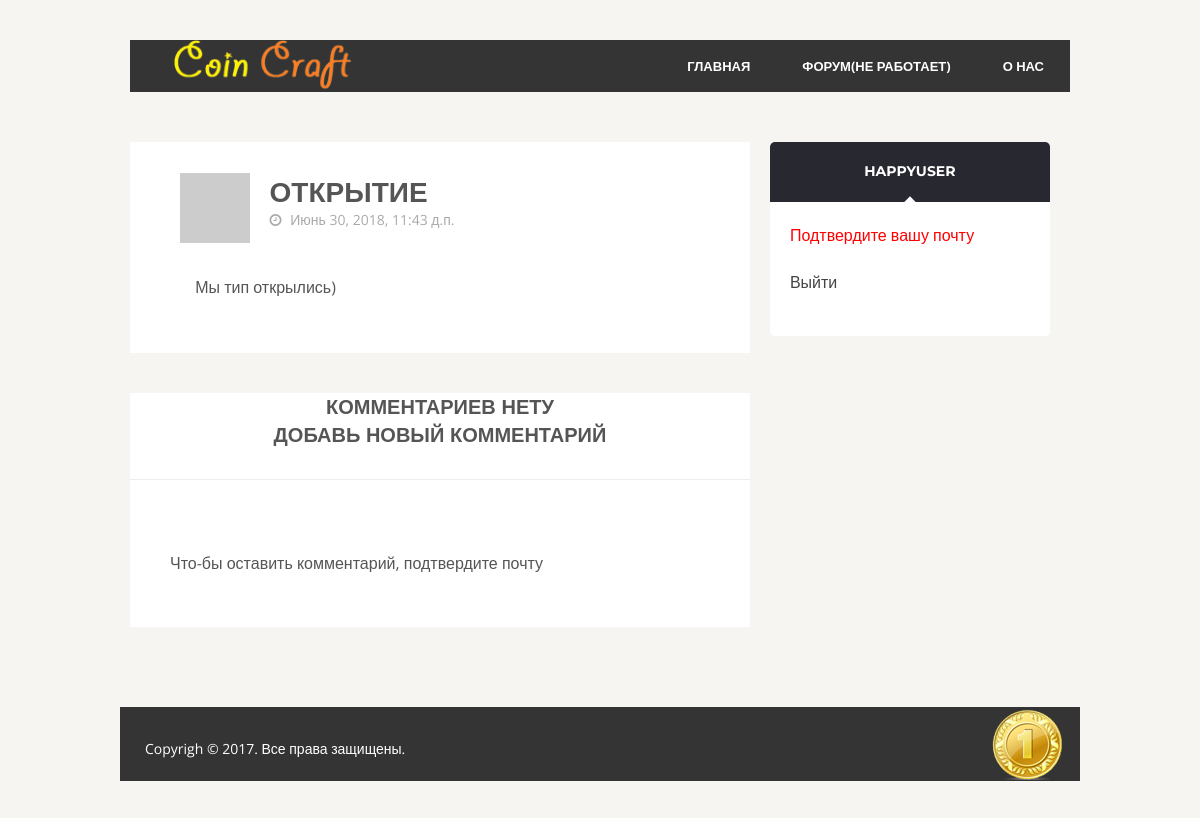
The app's page /post/1/ (signed in) with its own data.
### news/models.py (models this page shows, shortened)
class Post(models.Model):
    author = models.ForeignKey('auth.User', on_delete=models.CASCADE)
    title = models.CharField(max_length=200)
    text = models.TextField()
    created_date = models.DateTimeField(
            default=timezone.now)
    published_date = models.DateTimeField(
            blank=True, null=True)

### news/views.py (the view)
# urls.py: url(r'^post/(?P<pk>\d+)/$', views.post_detail, name='post_detail'),
@validate_captcha
def post_detail(request, pk):
    post = get_object_or_404(Post, pk=pk)
    comments = post.comments.filter(active=True)
    if request.method == 'POST':
        comment_form = CommentForm(data=request.POST)
        if comment_form.is_valid():
            new_comment = comment_form.save(commit=False)
            new_comment.post = post
            new_comment.save()
    else:
        comment_form = CommentForm()
    return render(request,
                  'news/post_detail.html',
                 {'post': post,
                  'comments': comments,
                  'comment_form': comment_form,
				  '6LeFeGEUAAAAAGHmCmWYFf_L7Z8-Cl7miccxQwjA': settings.GOOGLE_RECAPTCHA_SITE_KEY,})

### news/templates/news/post_detail.html (shortened to what this page needs)
{% extends 'news/base.html' %}
{% block content %}
    <div class="post">
    <div class="post-margin">
		<div class="post-avatar">
            <img alt='' src='http://1.gravatar.com/avatar/16afd22c8bf5c2398b206a76c9316a3c?s=70&amp;d=http%3A%2F%2F1.gravatar.com%2Favatar%2Fad516503a11cd5ca435acc9bb6523536%3Fs%3D70&amp;r=G' class='avatar avatar-70 photo' height='70' width='70' />
			</div>
            <h4 class="title">{{ post.title }}</h4>
                	<ul class="post-status">
                    <li><i class="fa fa-clock-o"></i>
							  {% if post.published_date %}
								{{ post.created_date }}
						{% endif %}</li>
                    </ul>
					</div>
        <div class="post-margin">
			<p style="padding-left:3%">{{ post.text|linebreaksbr }}</p>
		</div></div>
		<div class="post">
			{% for comment in comments %}
			<div class="post-margin">
				<h4 class="title">{{ comment.name }}</h4>
				<ul class="post-status">
                    <li><i class="fa fa-clock-o"></i>
						{{ comment.created }}	</li>
                </ul>
				<p style="padding-left:3%">{{ comment.body|linebreaks }}</p>
			</div>
			<hr/>
				{% empty %}
		<h6 id="comment-header">Комментариев нету </br> Добавь новый комментарий</h6>
				{% endfor %}
		{% if new_comment %}
			<h2>Your comment has been added.</h2>
		{% else %}
    {% if user.is_authenticated %}
	 {% if user.profile.email_confirmed is True %}
     <div class="comment-container">
	 <div class="commen-form">
		<div id="respond" class="comment-respond">
			<form action="." method="post" class="comment-form">
				<p> <input type="hidden" name="name" maxlength="80" required="" id="id_name" value={{ user.get_username }}></p>
				<p> <textarea name="body" class="comment-text-area" placeholder="Текст" cols="40" rows="10" required="" id="id_body"></textarea></p>
				<div class="g-recaptcha" data-sitekey="6LeFeGEUAAAAAGHmCmWYFf_L7Z8-Cl7miccxQwjA"></div>
				{% csrf_token %}
				<p class="form-submit">
					<input name="submit" type="submit" id="comment-submit" value="Отправить комментарий">
				</p>
			</form>
		</div>
     </div>
	 </div>
	 {% else %}
		<div class="comment-container">
			<div class="commen-form">
				<p> Что-бы оставить комментарий, подтвердите почту </p>
			</div>
		</div>
     {% endif %}
	{% else %}
	<div class="comment-container">
		<div class="commen-form">
			<p> Что-бы оставить комментарий, залогиньтесь </p>
		</div>
	</div>
	{% endif %}
{% endif %}
	</div>
{% endblock %}

### news/templates/news/base.html (shortened to what this page needs)
{% load staticfiles %}
<!DOCTYPE html>
<html>
<head>
    <link rel='stylesheet' id='reset-css' href="{% static '/css/css/reset.css' %}" type='text/css' media='all' />
    <link rel='stylesheet' id='superfish-css' href="{% static 'css/css/superfish.css' %}" type='text/css' media='all' />
    <link rel='stylesheet' id='fontawsome-css' href="{% static 'css/css/font-awsome/css/font-awesome.css' %}" type='text/css' media='all' />
    <link rel='stylesheet' id='orbit-css-css' href="{% static 'css/css/orbit.css' %}" type='text/css' media='all' />
    <link rel='stylesheet' id='style-css' href="{% static 'css/css/style.css' %}" type='text/css' media='all' />
    <link rel='stylesheet' id='color-scheme-css' href="{% static 'css/css/color/green.css' %}" type='text/css' media='all' />
    <link rel="stylesheet" href="{% static 'css/css/zerogrid.css' %}" type="text/css" media="screen">
    <link rel="stylesheet" href="{% static 'css/css/responsive.css' %}" type="text/css" media="screen">
</head>
<body class="home blog">
    <div class="container zerogrid">
        <div class="col-full">
            <div class="wrap-col">
                <div id="header-nav-container">
                    <a href="/">
                        <img src="{% static 'images/log3.png' %}" width="271px" height="52px" id="logo" />
                    </a>
                    <ul class="sf-menu">
                        <li class="menu-item"><a href="/">Главная</a></li>
                        <li class="menu-item"><a href="blog.html">Форум(Не работает)</a></li>
                        <li class="menu-item"><a href="{% url 'about'%}">О нас</a></li>
                    </ul>
                </div>
            </div>
        </div>
    </div>
    <div class="spacing-30"></div>
    <div class="container zerogrid">
        <div class="col-2-3" id="post-container">
            <div class="wrap-col">
                {% block content %}
                {% endblock %}
            </div>
        </div>
        <div class="col-1-3">
            <div class="wrap-col">
                {% if user.is_authenticated %}
				    <div id="login-form">
						<h1> {{ user.get_username }}</h1>
						<fieldset>
						    {% if user.profile.email_confirmed is True %} {% else %}<p style="color:red;">Подтвердите вашу почту</p> {% endif %}
							<p><a type="submit" href="{% url 'logout'%}?next={{request.path}}">Выйти</a></p>
						</fieldset>
					</div>
				{% endif %}
            </div>
        </div>
    </div>
    <div class="spacing-30"></div>
    <div class="container zerogrid">
		<img src="{% static 'images/footer-log3.png' %}" height="73" width="73" id="footer-logo" />
        <div id="footer-container" class="col-full">
            <div class="wrap-col">
                <p>Copyrigh &copy; 2017. Все права защищены.</p>
            </div>
        </div>
    </div>
</body>
</html>

### news/static/css/css/superfish.css (style rules this page uses)
.sf-menu, .sf-menu * { margin: 0; padding: 0; list-style: none; }
.sf-menu li { position: relative; }
.sf-menu > li { float: left; }
.sf-menu a { display: block; position: relative; }
.sf-menu { float: right; }
.sf-menu a { padding: 1.5em 2em; text-decoration: none; zoom: 1; }
.sf-menu a { color: #ffffff; text-transform:uppercase; font-weight:700; font-family: 'Open Sans', sans-serif; font-size:13px; }
.sf-menu li { white-space: nowrap; *white-space: normal; }

### news/static/css/css/style.css (style rules this page uses)
body { background:#f6f5f2; font-family: 'Open Sans', sans-serif; padding-top:30px; padding-bottom:30px; }
h1,h2,h3,h4,h5,h6 { font-family: 'Montserrat', sans-serif; text-transform:uppercase; font-weight:700; line-height:1.4em; color:#555555; }
h1 { font-size:35px; }
h4 { font-size:28px; }
h6 { font-size:20px; }
p { font-size:16px; line-height:1.7em; color:#555555; margin-bottom:20px; }
a { color:#444444; text-decoration:none; }
.spacing-30 { height:30px; width:100%; }
#header-nav-container { background:#343434; }
#logo { margin-left:15px; }
.post { background:#FFFFFF; margin-bottom:40px; }
.post .post-margin { padding-left:8%; padding-right:8%; padding-top:5%; padding-bottom:5%; }
.post-status li { float:left; margin-right:10px; font-size:14px; color:#AAAAAA; }
.post-status li:last-child { margin-right:0px; }
.post-status i { margin-right:5px; }
.post-avatar { height:70px; width:70px; float:left; margin-right:20px; }
#footer-container { background:#343434; padding-top:20px; }
#footer-container p { color:#FFFFFF; font-size:14px; float:left; margin-left:15px; }
#footer-logo { float:right; margin-right:15px; }
.comment-container { background:#FFFFFF; padding-top:30px; padding-bottom:30px; }
#comment-header { text-align:center; margin-bottom:40px; padding-bottom:30px; border-bottom:1px solid #EEEEEE; }
.commen-form { margin-left:40px; margin-right:40px; }
#login-form { margin: 0px ; margin-left: 0; width: 280px; }
#login-form h1 { background-color: #282830; border-radius: 5px 5px 0 0; color: #fff; font-size: 14px; padding: 20px; text-align: center; text-transform: uppercase; }
#login-form fieldset { background: #fff; border-radius: 0 0 5px 5px; padding: 20px; position: relative; }
#login-form fieldset:before { background-color: #fff; content: ""; height: 8px; left: 50%; margin: -4px 0 0 -4px; position: absolute; top: 0; -webkit-transform: rotate(45deg); -moz-transform: rotate(45deg); -ms-transform: rotate(45deg); -o-transform: rotate(45deg); transform: rotate(45deg); width: 8px; }

### news/static/css/css/zerogrid.css (style rules this page uses)
.zerogrid { width: 960px; position: relative; margin: 0 auto; padding: 0px; }
.zerogrid:after { content: "\0020"; display: block; height: 0; clear: both; visibility: hidden; }
.zerogrid .wrap-col { margin:10px; }
.zerogrid .col-1-2, .zerogrid .col-1-3, .zerogrid .col-2-3, .zerogrid .col-1-4, .zerogrid .col-2-4, .zerogrid .col-3-4, .zerogrid .col-1-5, .zerogrid .col-2-5, .zerogrid .col-3-5, .zerogrid .col-4-5, .zerogrid .col-1-6, .zerogrid .col-2-6, .zerogrid .col-3-6, .zerogrid .col-4-6, .zerogrid .col-5-6 { float:left; display: inline-block; }
.zerogrid .col-full { width:100%; }
.zerogrid .col-1-3 { width:33.33%; }
.zerogrid .col-2-3 { width:66.66%; }

### news/static/css/css/responsive.css (style rules this page uses)
html { -webkit-text-size-adjust: none; }
img { max-width:100%; height: auto; width: auto\9; }

### records on screen
Post: title "ОТКРЫТИЕ", created_date "Июнь 30, 2018, 11:43 д.п.", text "Мы тип открылись)"

### other values on screen
{{ user.get_username }} "HAPPYUSER"
